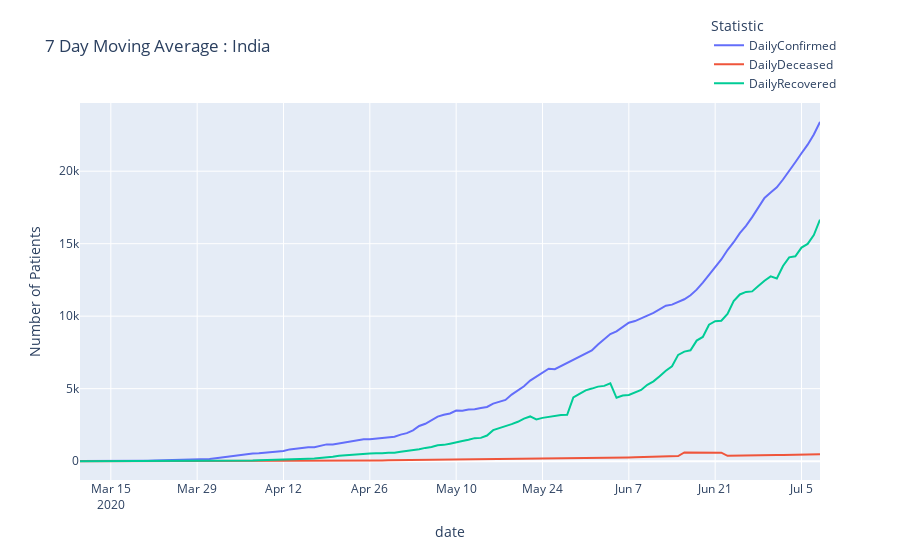

Write notebook code for a chart like this one.
### Code cell
fig = india_data[['DailyConfirmed', 'DailyDeceased',
                  'DailyRecovered']].rolling(window=7).mean().iloc[40:].plot(title=' 7 Day Moving Average : India')
fig.update_layout(yaxis=dict(title='Number of Patients'),
                  legend_title_text='Statistic', legend=dict(x=.85, y=1.24))
